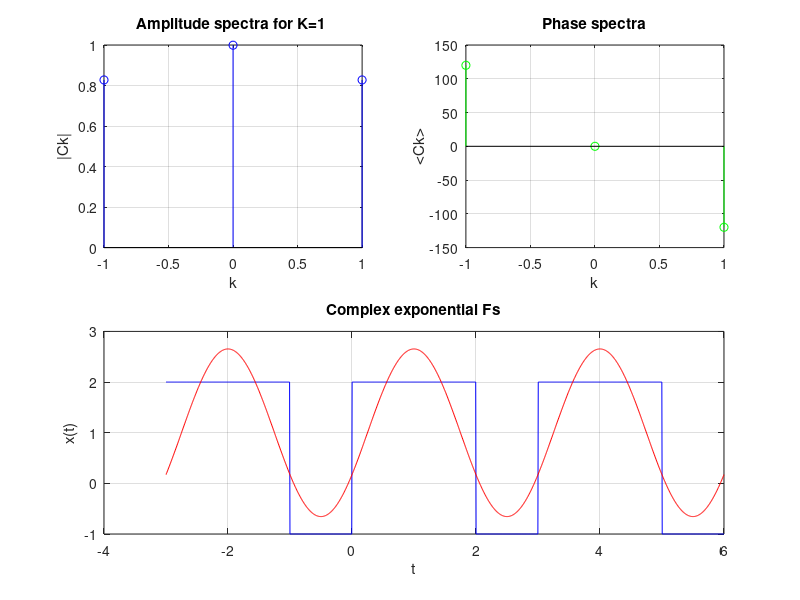
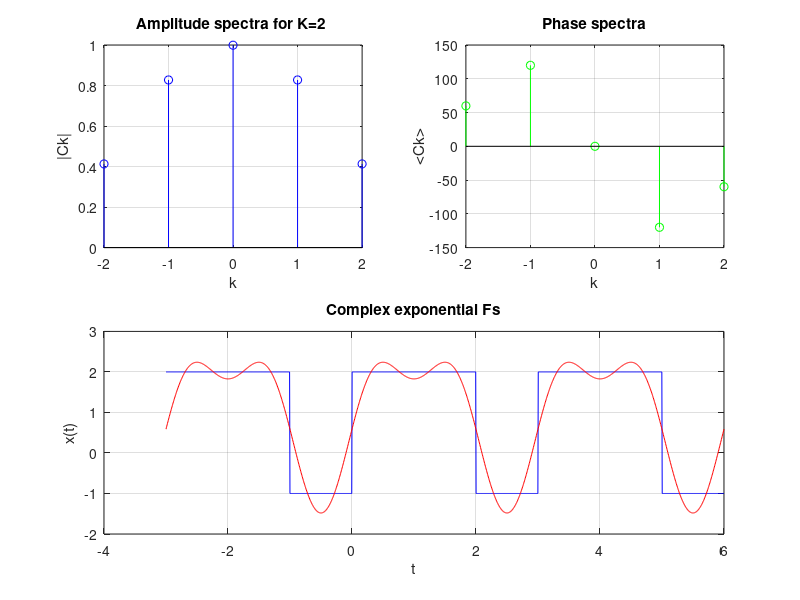
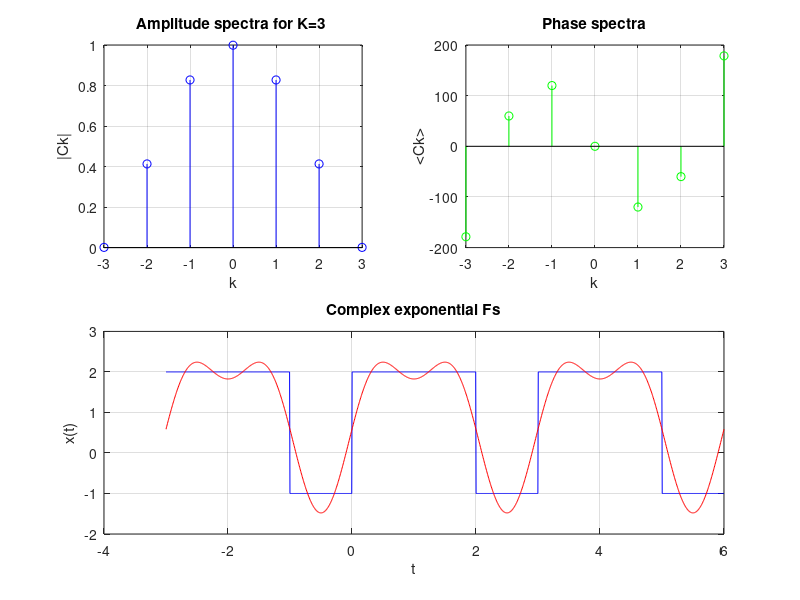
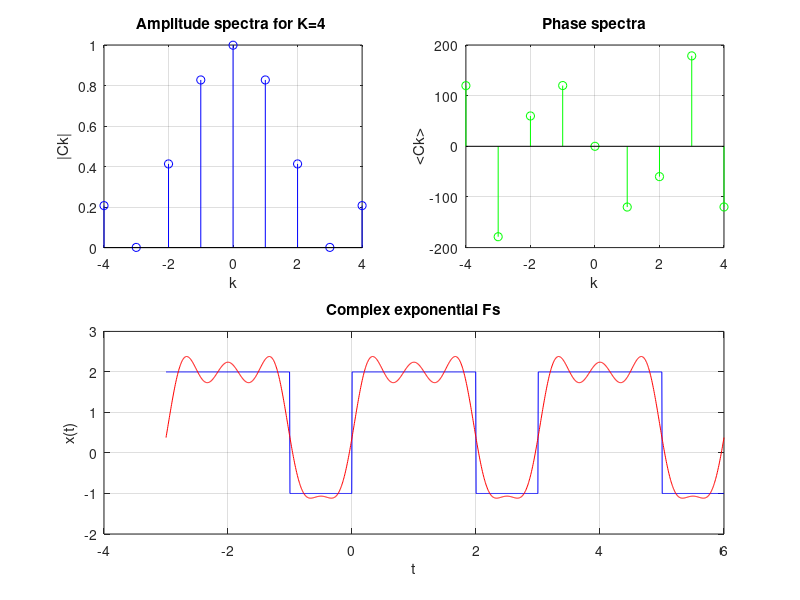

The MATLAB script that drew these images, in order:

clc;close all;clear all;

T=3;

w0=2*pi/T;

t=linspace(0,3,500);

% Signal x(t) y-values defined HERE!!!

xx = (2 *(t<=2)) - (1 *(t>2));
%     ^             ^
%   pos. y value   negative y-value

tt=linspace(-3,6,3*length(t));

x=[xx xx xx];

i=0;

for K=[1 2 3 4 5]

i=i+1;

m=0;

for k=-K:1:K

m=m+1;

C(m)=(1/T)*trapz(t,xx.*exp(-j*k*w0*t));

end

k=-K:1:K;

figure(i);

subplot(221)

stem(k,abs(C),'b')

title(sprintf('Amplitude spectra for K=%d ',K))

xlabel('k');grid;

ylabel('|Ck|')

subplot(222)

stem(k,angle(C)*180/pi,'g')

title('Phase spectra')

xlabel('k');grid;

ylabel('<Ck>')

%Complex exponential Fourier Series

m=0;

for tt=linspace(-3,6,3*length(t));

m=m+1;

xN(m)=sum(C.*(exp(j*k*w0*tt)));

end

tt=linspace(-3,6,3*length(t));

subplot(2,2,[3,4])

plot(tt,x,'b',tt,xN,'r');grid;

xlabel('t');

ylabel('x(t)')

title('Complex exponential Fs')

end
